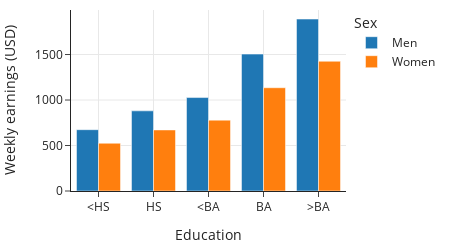

Notebook source saved alongside this figure:
### Markdown cell above
These bar plots show that earnings increase with more education. 
But arguably, a more interesting comparison is between men and women of the same education level.
We can group the bars differently to focus instead on this comparison:

### Code cell
px.bar(earn, x='educ', y='income', color='gender',
       barmode='group', labels=labels,
       width=450, height=250)

### Figure 1 — Plotly figure (JSON) as saved in the notebook; plotly's stock layout.template omitted (floating-point values rounded to 4 significant figures)
{"data": [{"alignmentgroup": "True", "hovertemplate": "Sex=Men<br>Education=%{x}<br>Weekly earnings (USD)=%{y}<extra></extra>", "legendgroup": "Men", "marker": {"color": "#1F77B4", "pattern": {"shape": ""}}, "name": "Men", "offsetgroup": "Men", "orientation": "v", "showlegend": true, "textposition": "auto", "type": "bar", "x": ["<HS", "HS", "<BA", "BA", ">BA"], "xaxis": "x", "y": [674, 881, 1027, 1505, 1890], "yaxis": "y"}, {"alignmentgroup": "True", "hovertemplate": "Sex=Women<br>Education=%{x}<br>Weekly earnings (USD)=%{y}<extra></extra>", "legendgroup": "Women", "marker": {"color": "#FF7F0E", "pattern": {"shape": ""}}, "name": "Women", "offsetgroup": "Women", "orientation": "v", "showlegend": true, "textposition": "auto", "type": "bar", "x": ["<HS", "HS", "<BA", "BA", ">BA"], "xaxis": "x", "y": [525, 671, 779, 1135, 1426], "yaxis": "y"}], "layout": {"barmode": "group", "height": 250, "legend": {"title": {"text": "Sex"}, "tracegroupgap": 0}, "width": 450, "xaxis": {"anchor": "y", "autorange": true, "domain": [0, 1], "range": [-0.5, 4.5], "title": {"text": "Education"}, "type": "category"}, "yaxis": {"anchor": "x", "autorange": true, "domain": [0, 1], "range": [0, 1989.0], "title": {"text": "Weekly earnings (USD)"}, "type": "linear"}}}
